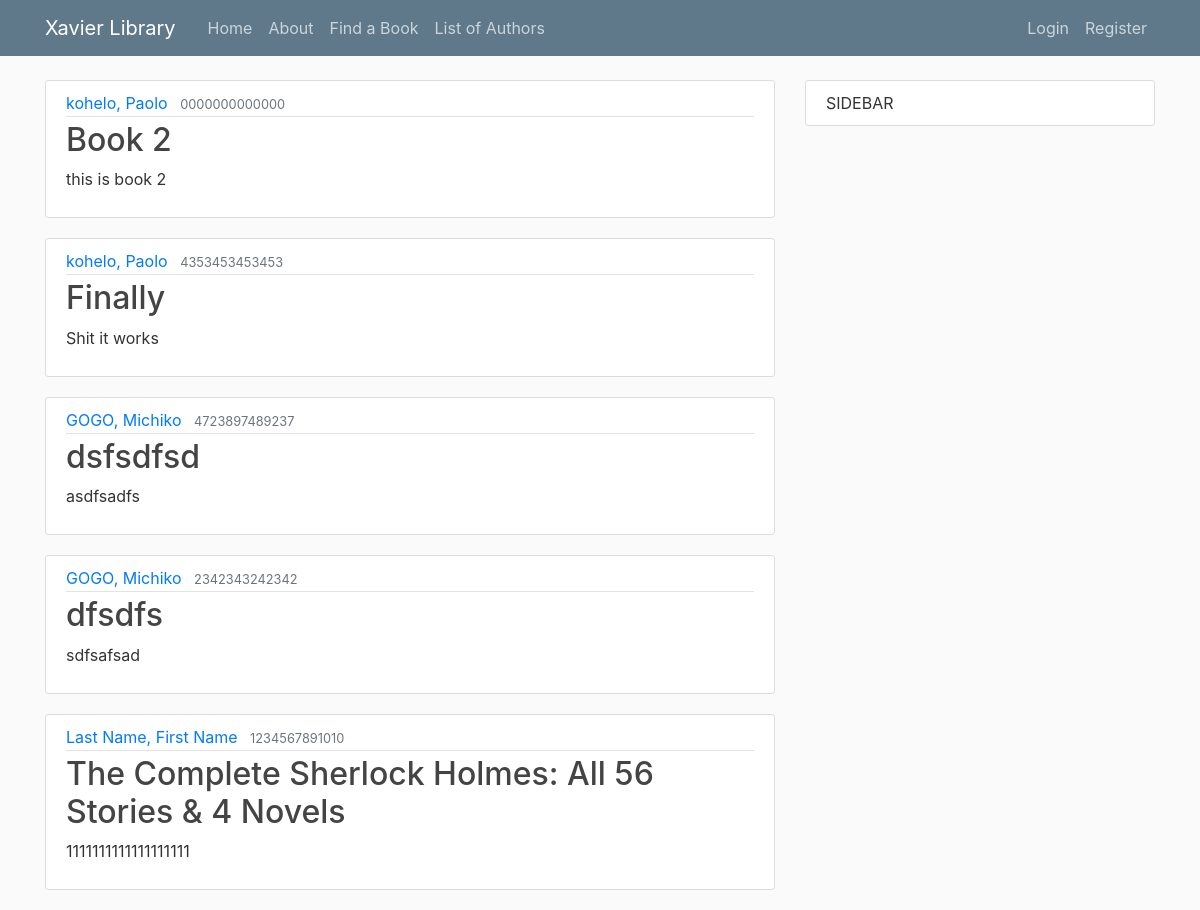
The page / on the database its author committed.
### library/models.py (models this page shows, shortened)
class Book(models.Model):
    title = models.CharField(max_length=200)
    author = models.ForeignKey('Author', on_delete=models.SET_NULL, null=True)
    summary = models.TextField(max_length=1000, help_text="Enter a brief description of the book")
    isbn = models.CharField('ISBN', max_length=13,
                            help_text='13 Character <a href="https://www.isbn-international.org/content/what-isbn'
                                      '">ISBN number</a>')
    genre = models.ManyToManyField(Genre, help_text="Select a genre for this book")
    language = models.ForeignKey('Language', on_delete=models.SET_NULL, null=True)
    call = models.CharField('Call Number', max_length=3, help_text="Enter a 3 digit call number", null=True)
    def display_genre(self):
        """Creates a string for the Genre. This is required to display genre in Admin."""
        return ', '.join([genre.name for genre in self.genre.all()[:3]])
    display_genre.short_description = 'Genre'

class Author(models.Model):
    first_name = models.CharField(max_length=100)
    last_name = models.CharField(max_length=100)
    date_of_birth = models.DateField(null=True, blank=True)
    date_of_death = models.DateField('died', null=True, blank=True)
    class Meta:
        ordering = ['last_name', 'first_name']
    def __str__(self):
        return '{0}, {1}'.format(self.last_name, self.first_name)

### library/views.py (the view)
# urls.py: path('', BookListView.as_view(), name='library-home'), #path('', views.home, name='library-home'),
class BookListView(ListView):
	model = Book
	template_name = 'library/home.html'
	context_object_name = 'books'

### library/templates/library/home.html
{% extends "library/base.html" %}
{% block content%}
	{% for book in books %}
		<article class="media content-section">
		  <div class="media-body">
		    <div class="article-metadata">
		      <a class="mr-2" href="{% url 'author-detail' book.author.id %}">{{ book.author }}</a>
		      <small class="text-muted">{{ book.isbn }}</small>
		    </div>
		    <h2><a class="article-title" href="{% url 'book-detail' book.id %}">{{ book.title }}</a></h2>
		    <p class="article-content">{{ book.summary }}</p>
		  </div>
		</article>
	{% endfor %}
{% endblock content %}

### library/static/library/main.css (style rules this page uses)
body { background: #fafafa; color: #333333; margin-top: 5rem; }
h1, h2, h3, h4, h5, h6 { color: #444444; }
.content-section { background: #ffffff; padding: 10px 20px; border: 1px solid #dddddd; border-radius: 3px; margin-bottom: 20px; }
.article-title { color: #444444; }
.article-content { white-space: pre-line; }
.article-metadata { padding-bottom: 1px; margin-bottom: 4px; border-bottom: 1px solid #e3e3e3 }

### rows shown on the page
Book: author "kohelo, Paolo", isbn "0000000000000", title "Book 2", summary "this is book 2"
Book: author "kohelo, Paolo", isbn "4353453453453", title "Finally", summary "Shit it works"
Book: author "GOGO, Michiko", isbn "4723897489237", title "dsfsdfsd", summary "asdfsadfs"
Book: author "GOGO, Michiko", isbn "2342343242342", title "dfsdfs", summary "sdfsafsad"
Book: author "Last Name, First Name", isbn "1234567891010", title "The Complete Sherlock Holmes: All 56 Stories & 4 Novels", summary "1111111111111111111"
